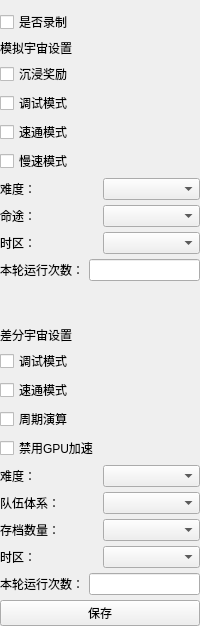
         <widget class="QWidget" name="homeTab">
          <attribute name="title">
           <string>模拟宇宙设置</string>
          </attribute>
          <layout class="QVBoxLayout" name="verticalLayout_2">
           <property name="spacing">
            <number>5</number>
           </property>
           <property name="leftMargin">
            <number>0</number>
           </property>
           <property name="topMargin">
            <number>10</number>
           </property>
           <property name="rightMargin">
            <number>0</number>
           </property>
           <property name="bottomMargin">
            <number>0</number>
           </property>
           <item>
            <layout class="QVBoxLayout" name="verticalLayout_8">
             <item>
              <layout class="QVBoxLayout" name="verticalLayout_14">
               <item>
                <widget class="QCheckBox" name="recording_checkBox">
                 <property name="text">
                  <string>是否录制</string>
                 </property>
                </widget>
               </item>
              </layout>
             </item>
             <item>
              <layout class="QVBoxLayout" name="verticalLayout">
               <item>
                <widget class="QLabel" name="label_6">
                 <property name="text">
                  <string>模拟宇宙设置</string>
                 </property>
                </widget>
               </item>
               <item>
                <widget class="QCheckBox" name="Simul_bonus_checkbox">
                 <property name="text">
                  <string>沉浸奖励</string>
                 </property>
                </widget>
               </item>
               <item>
                <widget class="QCheckBox" name="Simul_debug_checkbox">
                 <property name="text">
                  <string>调试模式</string>
                 </property>
                </widget>
               </item>
               <item>
                <widget class="QCheckBox" name="Simul_speed_checkbox">
                 <property name="text">
                  <string>速通模式</string>
                 </property>
                </widget>
               </item>
               <item>
                <widget class="QCheckBox" name="Simul_slow_checkbox">
                 <property name="text">
                  <string>慢速模式</string>
                 </property>
                </widget>
               </item>
              </layout>
             </item>
             <item>
              <layout class="QHBoxLayout" name="horizontalLayout">
               <item>
                <widget class="QLabel" name="label">
                 <property name="text">
                  <string>难度：</string>
                 </property>
                </widget>
               </item>
               <item>
                <widget class="QComboBox" name="Simul_difficulty_combo"/>
               </item>
              </layout>
             </item>
             <item>
              <layout class="QHBoxLayout" name="horizontalLayout_14">
               <item>
                <widget class="QLabel" name="label_3">
                 <property name="text">
                  <string>命途：</string>
                 </property>
                </widget>
               </item>
               <item>
                <widget class="QComboBox" name="Simul_fate_combo"/>
               </item>
              </layout>
             </item>
             <item>
              <layout class="QHBoxLayout" name="horizontalLayout_4">
               <item>
                <widget class="QLabel" name="label_4">
                 <property name="text">
                  <string>时区：</string>
                 </property>
                </widget>
               </item>
               <item>
                <widget class="QComboBox" name="Simul_timezone_combo"/>
               </item>
              </layout>
             </item>
             <item>
              <layout class="QHBoxLayout" name="horizontalLayout_13">
               <item>
                <widget class="QLabel" name="label_5">
                 <property name="text">
                  <string>本轮运行次数：</string>
                 </property>
                </widget>
               </item>
               <item>
                <widget class="QLineEdit" name="Simul_max_run_input"/>
               </item>
              </layout>
             </item>
             <item>
              <spacer name="verticalSpacer_3">
               <property name="orientation">
                <enum>Qt::Vertical</enum>
               </property>
               <property name="sizeHint" stdset="0">
                <size>
                 <width>20</width>
                 <height>40</height>
                </size>
               </property>
              </spacer>
             </item>
             <item>
              <layout class="QVBoxLayout" name="verticalLayout_12">
               <item>
                <widget class="QLabel" name="label_7">
                 <property name="text">
                  <string>差分宇宙设置</string>
                 </property>
                </widget>
               </item>
               <item>
                <widget class="QCheckBox" name="Diver_debug_checkbox">
                 <property name="text">
                  <string>调试模式</string>
                 </property>
                </widget>
               </item>
               <item>
                <widget class="QCheckBox" name="Diver_speed_checkbox">
                 <property name="text">
                  <string>速通模式</string>
                 </property>
                </widget>
               </item>
               <item>
                <widget class="QCheckBox" name="Diver_weekly_checkbox">
                 <property name="text">
                  <string>周期演算</string>
                 </property>
                </widget>
               </item>
               <item>
                <widget class="QCheckBox" name="Diver_cpu_checkbox">
                 <property name="text">
                  <string>禁用GPU加速</string>
                 </property>
                </widget>
               </item>
              </layout>
             </item>
             <item>
              <layout class="QHBoxLayout" name="horizontalLayout_18">
               <item>
                <widget class="QLabel" name="label_10">
                 <property name="text">
                  <string>难度：</string>
                 </property>
                </widget>
               </item>
               <item>
                <widget class="QComboBox" name="Diver_difficulty_combo"/>
               </item>
              </layout>
             </item>
             <item>
              <layout class="QHBoxLayout" name="horizontalLayout_21">
               <item>
                <widget class="QLabel" name="label_11">
                 <property name="text">
                  <string>队伍体系：</string>
                 </property>
                </widget>
               </item>
               <item>
                <widget class="QComboBox" name="Diver_team_combo"/>
               </item>
              </layout>
             </item>
             <item>
              <layout class="QHBoxLayout" name="horizontalLayout_19">
               <item>
                <widget class="QLabel" name="label_12">
                 <property name="text">
                  <string>存档数量：</string>
                 </property>
                </widget>
               </item>
               <item>
                <widget class="QComboBox" name="Diver_save_cnt_combo"/>
               </item>
              </layout>
             </item>
             <item>
              <layout class="QHBoxLayout" name="horizontalLayout_20">
               <item>
                <widget class="QLabel" name="label_17">
                 <property name="text">
                  <string>时区：</string>
                 </property>
                </widget>
               </item>
               <item>
                <widget class="QComboBox" name="Diver_timezone_combo"/>
               </item>
              </layout>
             </item>
             <item>
              <layout class="QHBoxLayout" name="horizontalLayout_17">
               <item>
                <widget class="QLabel" name="label_18">
                 <property name="text">
                  <string>本轮运行次数：</string>
                 </property>
                </widget>
               </item>
               <item>
                <widget class="QLineEdit" name="Diver_max_run_input"/>
               </item>
              </layout>
             </item>
             <item>
              <widget class="QPushButton" name="config_save_btn">
               <property name="text">
                <string>保存</string>
               </property>
              </widget>
             </item>
            </layout>
           </item>
          </layout>
         </widget>
